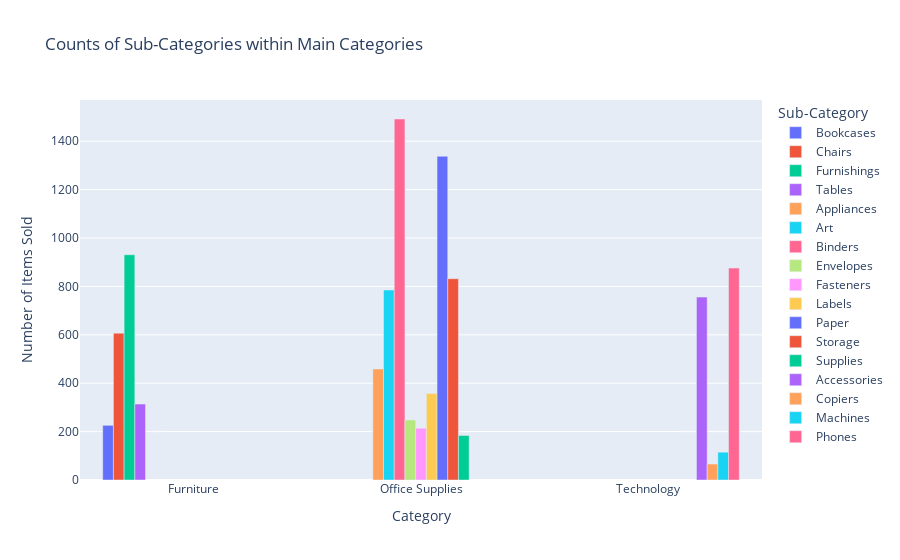

The code cell stored with this chart in its notebook:
### Code cell
storeSlsDF3=storeSlsDF.groupby(["Category","Sub-Category"]).size().reset_index(name='Count')
fig = px.bar(storeSlsDF3, x='Category', y='Count', color='Sub-Category',
             title='Counts of Sub-Categories within Main Categories',
             labels={'Count': 'Number of Items Sold'},
             barmode='group')
fig.show()

### Figure 1 — Plotly figure (JSON) as saved in the notebook; plotly's stock layout.template omitted (floating-point values rounded to 4 significant figures)
{"data": [{"alignmentgroup": "True", "hovertemplate": "Sub-Category=Bookcases<br>Category=%{x}<br>Number of Items Sold=%{y}<extra></extra>", "legendgroup": "Bookcases", "marker": {"color": "#636efa", "pattern": {"shape": ""}}, "name": "Bookcases", "offsetgroup": "Bookcases", "orientation": "v", "showlegend": true, "textposition": "auto", "type": "bar", "x": ["Furniture"], "xaxis": "x", "y": [226], "yaxis": "y"}, {"alignmentgroup": "True", "hovertemplate": "Sub-Category=Chairs<br>Category=%{x}<br>Number of Items Sold=%{y}<extra></extra>", "legendgroup": "Chairs", "marker": {"color": "#EF553B", "pattern": {"shape": ""}}, "name": "Chairs", "offsetgroup": "Chairs", "orientation": "v", "showlegend": true, "textposition": "auto", "type": "bar", "x": ["Furniture"], "xaxis": "x", "y": [607], "yaxis": "y"}, {"alignmentgroup": "True", "hovertemplate": "Sub-Category=Furnishings<br>Category=%{x}<br>Number of Items Sold=%{y}<extra></extra>", "legendgroup": "Furnishings", "marker": {"color": "#00cc96", "pattern": {"shape": ""}}, "name": "Furnishings", "offsetgroup": "Furnishings", "orientation": "v", "showlegend": true, "textposition": "auto", "type": "bar", "x": ["Furniture"], "xaxis": "x", "y": [931], "yaxis": "y"}, {"alignmentgroup": "True", "hovertemplate": "Sub-Category=Tables<br>Category=%{x}<br>Number of Items Sold=%{y}<extra></extra>", "legendgroup": "Tables", "marker": {"color": "#ab63fa", "pattern": {"shape": ""}}, "name": "Tables", "offsetgroup": "Tables", "orientation": "v", "showlegend": true, "textposition": "auto", "type": "bar", "x": ["Furniture"], "xaxis": "x", "y": [314], "yaxis": "y"}, {"alignmentgroup": "True", "hovertemplate": "Sub-Category=Appliances<br>Category=%{x}<br>Number of Items Sold=%{y}<extra></extra>", "legendgroup": "Appliances", "marker": {"color": "#FFA15A", "pattern": {"shape": ""}}, "name": "Appliances", "offsetgroup": "Appliances", "orientation": "v", "showlegend": true, "textposition": "auto", "type": "bar", "x": ["Office Supplies"], "xaxis": "x", "y": [459], "yaxis": "y"}, {"alignmentgroup": "True", "hovertemplate": "Sub-Category=Art<br>Category=%{x}<br>Number of Items Sold=%{y}<extra></extra>", "legendgroup": "Art", "marker": {"color": "#19d3f3", "pattern": {"shape": ""}}, "name": "Art", "offsetgroup": "Art", "orientation": "v", "showlegend": true, "textposition": "auto", "type": "bar", "x": ["Office Supplies"], "xaxis": "x", "y": [785], "yaxis": "y"}, {"alignmentgroup": "True", "hovertemplate": "Sub-Category=Binders<br>Category=%{x}<br>Number of Items Sold=%{y}<extra></extra>", "legendgroup": "Binders", "marker": {"color": "#FF6692", "pattern": {"shape": ""}}, "name": "Binders", "offsetgroup": "Binders", "orientation": "v", "showlegend": true, "textposition": "auto", "type": "bar", "x": ["Office Supplies"], "xaxis": "x", "y": [1492], "yaxis": "y"}, {"alignmentgroup": "True", "hovertemplate": "Sub-Category=Envelopes<br>Category=%{x}<br>Number of Items Sold=%{y}<extra></extra>", "legendgroup": "Envelopes", "marker": {"color": "#B6E880", "pattern": {"shape": ""}}, "name": "Envelopes", "offsetgroup": "Envelopes", "orientation": "v", "showlegend": true, "textposition": "auto", "type": "bar", "x": ["Office Supplies"], "xaxis": "x", "y": [248], "yaxis": "y"}, {"alignmentgroup": "True", "hovertemplate": "Sub-Category=Fasteners<br>Category=%{x}<br>Number of Items Sold=%{y}<extra></extra>", "legendgroup": "Fasteners", "marker": {"color": "#FF97FF", "pattern": {"shape": ""}}, "name": "Fasteners", "offsetgroup": "Fasteners", "orientation": "v", "showlegend": true, "textposition": "auto", "type": "bar", "x": ["Office Supplies"], "xaxis": "x", "y": [214], "yaxis": "y"}, {"alignmentgroup": "True", "hovertemplate": "Sub-Category=Labels<br>Category=%{x}<br>Number of Items Sold=%{y}<extra></extra>", "legendgroup": "Labels", "marker": {"color": "#FECB52", "pattern": {"shape": ""}}, "name": "Labels", "offsetgroup": "Labels", "orientation": "v", "showlegend": true, "textposition": "auto", "type": "bar", "x": ["Office Supplies"], "xaxis": "x", "y": [357], "yaxis": "y"}, {"alignmentgroup": "True", "hovertemplate": "Sub-Category=Paper<br>Category=%{x}<br>Number of Items Sold=%{y}<extra></extra>", "legendgroup": "Paper", "marker": {"color": "#636efa", "pattern": {"shape": ""}}, "name": "Paper", "offsetgroup": "Paper", "orientation": "v", "showlegend": true, "textposition": "auto", "type": "bar", "x": ["Office Supplies"], "xaxis": "x", "y": [1338], "yaxis": "y"}, {"alignmentgroup": "True", "hovertemplate": "Sub-Category=Storage<br>Category=%{x}<br>Number of Items Sold=%{y}<extra></extra>", "legendgroup": "Storage", "marker": {"color": "#EF553B", "pattern": {"shape": ""}}, "name": "Storage", "offsetgroup": "Storage", "orientation": "v", "showlegend": true, "textposition": "auto", "type": "bar", "x": ["Office Supplies"], "xaxis": "x", "y": [832], "yaxis": "y"}, {"alignmentgroup": "True", "hovertemplate": "Sub-Category=Supplies<br>Category=%{x}<br>Number of Items Sold=%{y}<extra></extra>", "legendgroup": "Supplies", "marker": {"color": "#00cc96", "pattern": {"shape": ""}}, "name": "Supplies", "offsetgroup": "Supplies", "orientation": "v", "showlegend": true, "textposition": "auto", "type": "bar", "x": ["Office Supplies"], "xaxis": "x", "y": [184], "yaxis": "y"}, {"alignmentgroup": "True", "hovertemplate": "Sub-Category=Accessories<br>Category=%{x}<br>Number of Items Sold=%{y}<extra></extra>", "legendgroup": "Accessories", "marker": {"color": "#ab63fa", "pattern": {"shape": ""}}, "name": "Accessories", "offsetgroup": "Accessories", "orientation": "v", "showlegend": true, "textposition": "auto", "type": "bar", "x": ["Technology"], "xaxis": "x", "y": [756], "yaxis": "y"}, {"alignmentgroup": "True", "hovertemplate": "Sub-Category=Copiers<br>Category=%{x}<br>Number of Items Sold=%{y}<extra></extra>", "legendgroup": "Copiers", "marker": {"color": "#FFA15A", "pattern": {"shape": ""}}, "name": "Copiers", "offsetgroup": "Copiers", "orientation": "v", "showlegend": true, "textposition": "auto", "type": "bar", "x": ["Technology"], "xaxis": "x", "y": [66], "yaxis": "y"}, {"alignmentgroup": "True", "hovertemplate": "Sub-Category=Machines<br>Category=%{x}<br>Number of Items Sold=%{y}<extra></extra>", "legendgroup": "Machines", "marker": {"color": "#19d3f3", "pattern": {"shape": ""}}, "name": "Machines", "offsetgroup": "Machines", "orientation": "v", "showlegend": true, "textposition": "auto", "type": "bar", "x": ["Technology"], "xaxis": "x", "y": [115], "yaxis": "y"}, {"alignmentgroup": "True", "hovertemplate": "Sub-Category=Phones<br>Category=%{x}<br>Number of Items Sold=%{y}<extra></extra>", "legendgroup": "Phones", "marker": {"color": "#FF6692", "pattern": {"shape": ""}}, "name": "Phones", "offsetgroup": "Phones", "orientation": "v", "showlegend": true, "textposition": "auto", "type": "bar", "x": ["Technology"], "xaxis": "x", "y": [876], "yaxis": "y"}], "layout": {"barmode": "group", "legend": {"title": {"text": "Sub-Category"}, "tracegroupgap": 0}, "title": {"text": "Counts of Sub-Categories within Main Categories"}, "xaxis": {"anchor": "y", "domain": [0, 1], "title": {"text": "Category"}}, "yaxis": {"anchor": "x", "domain": [0, 1], "title": {"text": "Number of Items Sold"}}}}
